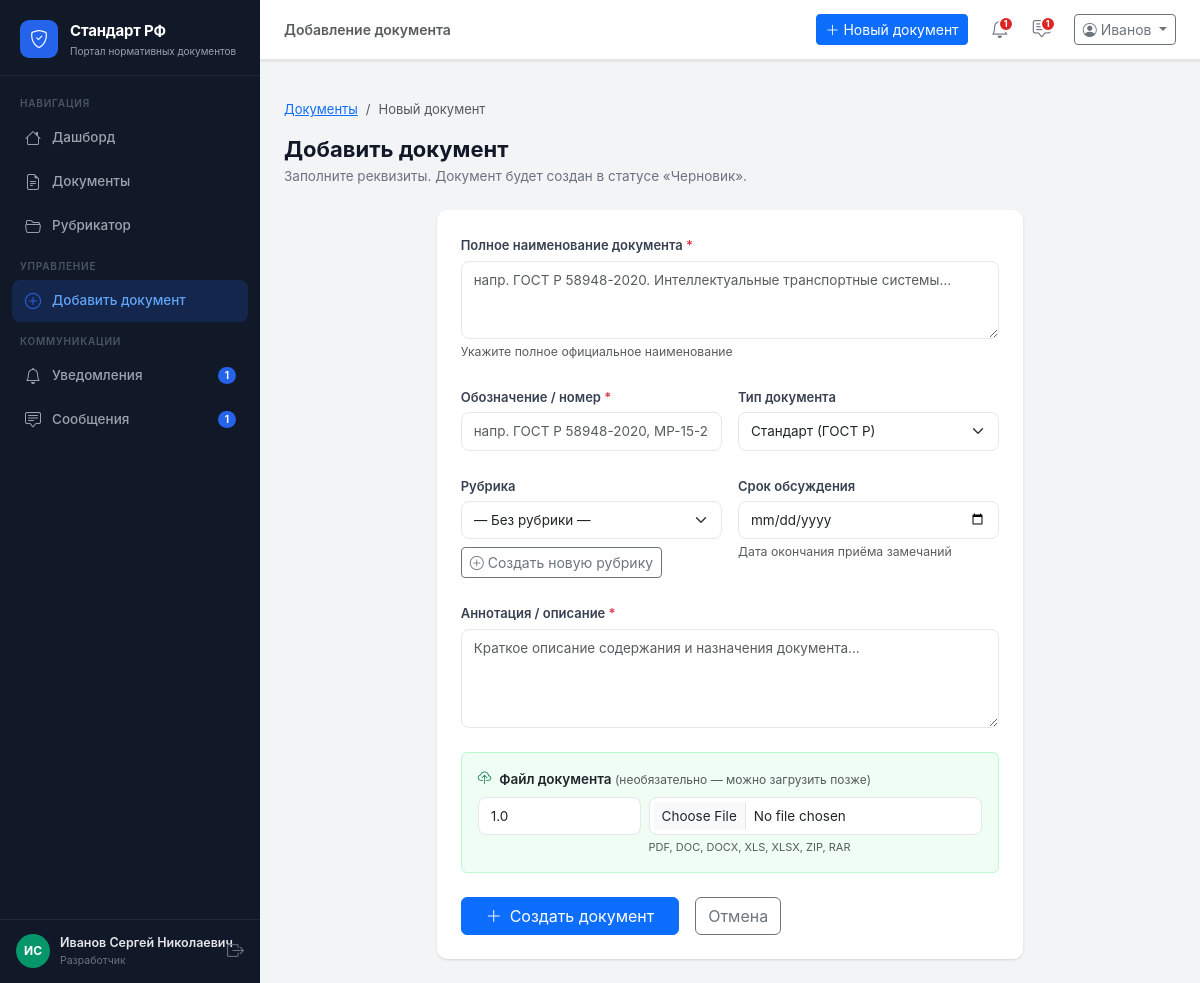
Page /documents/add (signed in) on the committed database.
### app/models.py (models this page shows)
class User(db.Model):
    __tablename__ = 'users'
    id           = db.Column(db.Integer, primary_key=True)
    username     = db.Column(db.String(80), unique=True, nullable=False)
    email        = db.Column(db.String(120), unique=True, nullable=False)
    password     = db.Column(db.String(200), nullable=False, default='demo123')
    role         = db.Column(db.String(20), nullable=False)   # admin | org | expert
    full_name    = db.Column(db.String(200))
    organization = db.Column(db.String(300))
    position     = db.Column(db.String(200))
    created_at   = db.Column(db.DateTime, default=datetime.utcnow)
    phone        = db.Column(db.String(20))
    is_active    = db.Column(db.Boolean, default=True)
    org_id       = db.Column(db.Integer, db.ForeignKey('users.id'), nullable=True)
    rubric_id    = db.Column(db.Integer, db.ForeignKey('rubrics.id'), nullable=True)
    documents     = db.relationship('Document', backref='author', lazy=True,
                                    foreign_keys='Document.author_id')
    comments      = db.relationship('Comment', backref='author', lazy=True)
    notifications = db.relationship('Notification', backref='user', lazy=True)
    def get_initials(self):
        if self.full_name:
            parts = self.full_name.split()
            if len(parts) >= 2:
                return f"{parts[0][0]}{parts[1][0]}".upper()
            return self.full_name[:2].upper()
        return self.username[:2].upper()
    def role_label(self):
        return {'admin': 'Сис. администратор', 'org': 'Разработчик', 'organization': 'Организация', 'expert': 'Эксперт'}.get(self.role, self.role)
    def unread_notifications(self):
        return Notification.query.filter_by(user_id=self.id, is_read=False).count()
    def unread_messages(self):
        return Message.query.filter_by(receiver_id=self.id, is_read=False).count()

### app/routes/documents.py (the view, shortened to what this page needs)
@documents_bp.route('/add', methods=['GET', 'POST'])
@role_required('admin', 'org')
def add():
    user    = get_current_user()
    rubrics = Rubric.query.all()
    return render_template('documents/add.html', rubrics=rubrics,
                           DOCUMENT_TYPES=DOCUMENT_TYPES, user=user, form_data={})

### app/utils.py (called while the page is built)
def role_required(*roles):
    def decorator(f):
        @wraps(f)
        def decorated(*args, **kwargs):
            if 'user_id' not in session:
                return redirect(url_for('auth.login'))
            if session.get('role') not in roles:
                flash('Недостаточно прав для доступа к этому разделу.', 'danger')
                return redirect(url_for('main.dashboard'))
            return f(*args, **kwargs)
        return decorated
    return decorator

def get_current_user():
    if 'user_id' in session:
        return User.query.get(session['user_id'])
    return None

### app/templates/documents/add.html (shortened to what this page needs)
{% extends 'base.html' %}
{% block page_title %}Добавление документа{% endblock %}
{% block content %}
<nav aria-label="breadcrumb" class="mb-3">
  <ol class="breadcrumb" style="font-size:13px;">
    <li class="breadcrumb-item"><a href="{{ url_for('documents.list_documents') }}">Документы</a></li>
    <li class="breadcrumb-item active">Новый документ</li>
  </ol>
</nav>
<div class="page-header">
  <h1>Добавить документ</h1>
  <p>Заполните реквизиты. Документ будет создан в статусе «Черновик».</p>
</div>
<div class="row justify-content-center">
  <div class="col-xl-8">
    <div class="card">
      <div class="card-body p-4">
        <form method="POST" action="{{ url_for('documents.add') }}"
              enctype="multipart/form-data" novalidate>
          <div class="mb-4">
            <label class="form-label">
              Полное наименование документа <span class="text-danger">*</span>
            </label>
            <textarea name="title" class="form-control" rows="3" required
                      placeholder="напр. ГОСТ Р 58948-2020. Интеллектуальные транспортные системы…"
                      >{{ form_data.get('title', '') }}</textarea>
            <div class="form-text">Укажите полное официальное наименование</div>
          </div>
          <div class="row g-3 mb-4">
            <div class="col-sm-6">
              <label class="form-label">
                Обозначение / номер <span class="text-danger">*</span>
              </label>
              <input type="text" name="number" class="form-control" required
                     placeholder="напр. ГОСТ Р 58948-2020, МР-15-2024"
                     value="{{ form_data.get('number', '') }}">
            </div>
            <div class="col-sm-6">
              <label class="form-label">Тип документа</label>
              <select name="doc_type" class="form-select">
                {% for key, label in DOCUMENT_TYPES.items() %}
                <option value="{{ key }}"
                  {% if form_data.get('doc_type', 'standard') == key %}selected{% endif %}>
                  {{ label }}
                </option>
                {% endfor %}
              </select>
            </div>
          </div>
          <div class="row g-3 mb-4">
            <div class="col-sm-6">
              <label class="form-label">Рубрика</label>
              <select name="rubric_id" class="form-select">
                <option value="">— Без рубрики —</option>
              </select>
              <div class="mt-2">
                <button type="button" class="btn btn-sm btn-outline-secondary" id="toggleNewRubric">
                  <i class="bi bi-plus-circle me-1"></i>Создать новую рубрику
                </button>
              </div>
            </div>
            <div class="col-sm-6">
              <label class="form-label">Срок обсуждения</label>
              <input type="date" name="discussion_deadline" class="form-control"
                     value="{{ form_data.get('discussion_deadline', '') }}">
              <div class="form-text">Дата окончания приёма замечаний</div>
            </div>
          </div>
          <div class="mb-4">
            <label class="form-label">
              Аннотация / описание <span class="text-danger">*</span>
            </label>
            <textarea name="description" class="form-control" rows="4" required
                      placeholder="Краткое описание содержания и назначения документа…"
                      >{{ form_data.get('description', '') }}</textarea>
          </div>
          <div class="mb-4 p-3 rounded" style="background:#f0fdf4;border:1px solid #bbf7d0;">
            <div class="fw-semibold mb-2" style="font-size:13.5px;">
              <i class="bi bi-cloud-upload text-success me-2"></i>Файл документа
              <span class="text-muted fw-normal" style="font-size:12px;">(необязательно — можно загрузить позже)</span>
            </div>
            <div class="row g-2">
              <div class="col-sm-4">
                <input type="text" name="version_number" class="form-control form-control-sm"
                       placeholder="Версия, напр. 1.0" value="1.0">
              </div>
              <div class="col-sm-8">
                <input type="file" name="file" class="form-control form-control-sm"
                       accept=".pdf,.doc,.docx,.xls,.xlsx,.zip,.rar">
                <div class="form-text" style="font-size:11px;">PDF, DOC, DOCX, XLS, XLSX, ZIP, RAR</div>
              </div>
            </div>
          </div>
          <div class="d-flex gap-3">
            <button type="submit" class="btn btn-primary px-4">
              <i class="bi bi-plus-lg me-2"></i>Создать документ
            </button>
            <a href="{{ url_for('documents.list_documents') }}" class="btn btn-outline-secondary">
              Отмена
            </a>
          </div>
        </form>
      </div>
    </div>
  </div>
</div>
{% endblock %}

### app/templates/base.html (shortened to what this page needs)
<!DOCTYPE html>
<html lang="ru">
<head>
  <link rel="stylesheet"
        href="https://cdn.jsdelivr.net/npm/bootstrap@5.3.3/dist/css/bootstrap.min.css" />
  <link rel="stylesheet"
        href="https://cdn.jsdelivr.net/npm/bootstrap-icons@1.11.3/font/bootstrap-icons.min.css" />
  <link rel="stylesheet" href="{{ url_for('static', filename='css/main.css') }}" />
</head>
<body>
<aside class="sidebar" id="sidebar">
  <div class="sidebar-brand">
    <div class="brand-icon"><i class="bi bi-shield-check"></i></div>
    <div class="brand-text">
      <span class="brand-title">Стандарт РФ</span>
      <span class="brand-sub">Портал нормативных документов</span>
    </div>
  </div>
  <nav class="sidebar-nav">
    <div class="nav-section-label">Навигация</div>
    <a href="{{ url_for('main.dashboard') }}"
       class="nav-link {% if request.endpoint == 'main.dashboard' %}active{% endif %}">
      <i class="bi bi-house"></i><span>Дашборд</span>
    </a>
    <a href="{{ url_for('documents.list_documents') }}"
       class="nav-link {% if request.blueprint == 'documents' and request.endpoint != 'documents.add' %}active{% endif %}">
      <i class="bi bi-file-earmark-text"></i><span>Документы</span>
    </a>
    <a href="{{ url_for('rubrics.index') }}"
       class="nav-link {% if request.blueprint == 'rubrics' %}active{% endif %}">
      <i class="bi bi-folder2-open"></i><span>Рубрикатор</span>
    </a>
    {% if session.role in ('admin', 'org', 'organization') %}
    <div class="nav-section-label mt-2">Управление</div>
    {% if session.role == 'org' %}
    <a href="{{ url_for('documents.add') }}"
       class="nav-link {% if request.endpoint == 'documents.add' %}active{% endif %}">
      <i class="bi bi-plus-circle"></i><span>Добавить документ</span>
    </a>
    {% endif %}
    {% endif %}
    <div class="nav-section-label mt-2">Коммуникации</div>
    <a href="{{ url_for('notifications.index') }}"
       class="nav-link {% if request.blueprint == 'notifications' %}active{% endif %}">
      <i class="bi bi-bell"></i><span>Уведомления</span>
      {% set unread_n = current_user.unread_notifications() if current_user else 0 %}
      {% if unread_n > 0 %}
      <span class="nav-badge">{{ unread_n }}</span>
      {% endif %}
    </a>
    <a href="{{ url_for('messages.index') }}"
       class="nav-link {% if request.blueprint == 'messages' %}active{% endif %}">
      <i class="bi bi-chat-square-text"></i><span>Сообщения</span>
      {% set unread_m = current_user.unread_messages() if current_user else 0 %}
      {% if unread_m > 0 %}
      <span class="nav-badge">{{ unread_m }}</span>
      {% endif %}
    </a>
  </nav>
  <div class="sidebar-footer">
    <div class="user-card">
      {% set _avatar_colors = ['#2563eb','#7c3aed','#059669','#d97706','#dc2626'] %}
      <div class="user-avatar" style="background:{{ _avatar_colors[(current_user.id % _avatar_colors|length) if current_user else 0] }}">
        {{ current_user.get_initials() if current_user else '?' }}
      </div>
      <div class="user-info">
        <div class="user-name">{{ session.full_name or 'Гость' }}</div>
        <div class="user-role">{{ current_user.role_label() if current_user else '' }}</div>
      </div>
    </div>
    <a href="{{ url_for('auth.logout') }}" class="btn-logout" title="Выйти">
      <i class="bi bi-box-arrow-right"></i>
    </a>
  </div>
</aside>
<div class="main-wrapper">
  <header class="topbar">
    <div class="topbar-breadcrumb">
      {% block breadcrumb %}
      <span class="text-muted">{% block page_title %}{% endblock %}</span>
      {% endblock %}
    </div>
    <div class="topbar-actions ms-auto">
      {% if session.role == 'org' %}
      <a href="{{ url_for('documents.add') }}" class="btn btn-primary btn-sm me-2">
        <i class="bi bi-plus-lg me-1"></i>Новый документ
      </a>
      {% endif %}
      <a href="{{ url_for('notifications.index') }}" class="topbar-icon-btn" title="Уведомления">
        {% set unread_n = current_user.unread_notifications() if current_user else 0 %}
        {% if unread_n > 0 %}<span class="dot-badge">{{ unread_n }}</span>{% endif %}
      </a>
      <a href="{{ url_for('messages.index') }}" class="topbar-icon-btn" title="Сообщения">
        {% set unread_m = current_user.unread_messages() if current_user else 0 %}
        {% if unread_m > 0 %}<span class="dot-badge">{{ unread_m }}</span>{% endif %}
      </a>
      <div class="dropdown ms-2">
        <button class="btn btn-outline-secondary btn-sm dropdown-toggle" data-bs-toggle="dropdown">
          <i class="bi bi-person-circle me-1"></i>{{ session.full_name.split()[0] if session.full_name else 'Гость' }}
        </button>
      </div>
    </div>
  </header>
  <div class="flash-container">
  </div>
  <main class="page-content">
    {% block content %}{% endblock %}
  </main>
</div>
</body>
</html>

### rows in the picture
User: full_name "ИС", full_name "Иванов Сергей Николаевич", role "Разработчик"

### other values in the picture
{{ unread_n }} "1"
{{ unread_m }} "1"
{{ session.full_name.split()[0] if session.full_name else 'Гость' }} "Иванов"
form field doc_type "Стандарт (ГОСТ Р)"
